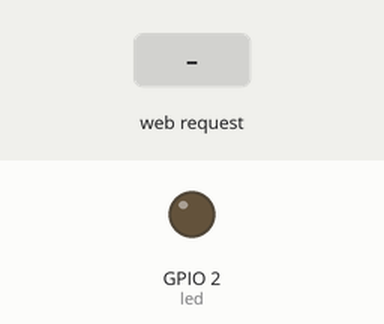
Recording of a program running on a simulated ESP32 board running MicroPython. Shown: output pins drawn as LEDs (lit = HIGH). The test bench sets the inputs (shaded band). WiFi joins after 1.5 s; web requests get an empty 200 reply after 0.4 s; the clock reads 2024-03-15 10:24:30 at power-on unless the program sets it; what the program prints to the serial console is not drawn.

Above: at 3.6 s.
3.7 s: HTTP request GET /on received
At 4.5 s:
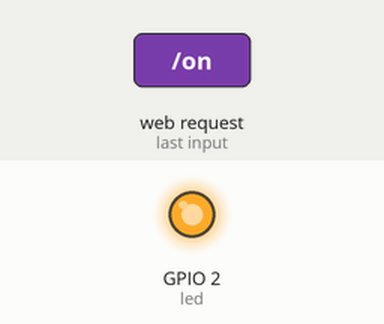
5.2 s: HTTP request GET /off received
At 5.7 s:
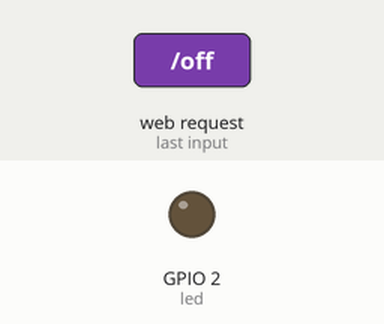
Timing chart, 0 to 8.2 s (numbered marks = the images above; inputs shaded):
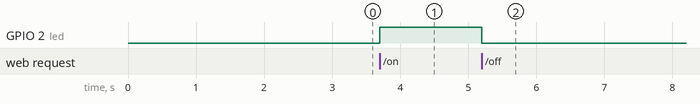

The program:

main.py
```python
import network
import socket
import time
import machine
import os
import json
import gc
import requests

# ===== Wi-Fi 設定：請填入實際熱點資訊 =====
SSID = "labor"
PASSWORD = "98668800"

CURRENT_VERSION = "0.0.5"
VERSION_URL = (
    "https://raw.githubusercontent.com/"
    "abbie210238/ESP32_MicroPython_OTA/"
    "main/version.json"
)
CHECK_INTERVAL = 60

led = machine.Pin(2, machine.Pin.OUT)
led.value(0)


def get_version():
    try:
        with open("version.txt", "r") as f:
            return f.read().strip()
    except Exception:
        return CURRENT_VERSION


def version_tuple(v):
    try:
        parts = tuple(int(x) for x in v.split("."))
        return parts if len(parts) == 3 and min(parts) >= 0 else None
    except Exception:
        return None


def connect_wifi():
    wlan = network.WLAN(network.STA_IF)
    wlan.active(True)

    if not wlan.isconnected():
        wlan.connect(SSID, PASSWORD)
        start = time.time()

        while not wlan.isconnected():
            if time.time() - start > 30:
                print("WiFi connection timeout")
                return wlan
            time.sleep(1)

    if wlan.isconnected():
        print("WiFi connected:", wlan.ifconfig()[0])

    return wlan


def download_text(url):
    response = requests.get(url)
    try:
        if response.status_code != 200:
            raise OSError("HTTP {}".format(response.status_code))
        return response.text
    finally:
        response.close()


def check_update():
    print("Checking GitHub...")
    try:
        data = json.loads(download_text(VERSION_URL))
        remote_version = data.get("version", "")
        firmware_url = data.get("firmware_url", "")

        remote = version_tuple(remote_version)
        current = version_tuple(get_version())

        if remote is None or current is None:
            print("Invalid version")
            return False

        if not firmware_url.startswith("https://"):
            print("Invalid firmware URL")
            return False

        if remote <= current:
            print("Already latest:", get_version())
            return False

        code = download_text(firmware_url)
        if len(code) < 10:
            print("Downloaded file too small")
            return False

        compile(code, "main.py", "exec")

        with open("main.new", "w") as f:
            f.write(code)

        try:
            os.remove("main.bak")
        except OSError:
            pass

        os.rename("main.py", "main.bak")
        try:
            os.rename("main.new", "main.py")
            with open("version.txt", "w") as f:
                f.write(remote_version)
        except Exception:
            try:
                os.rename("main.bak", "main.py")
            except OSError:
                pass
            raise

        print("Update installed:", remote_version)
        time.sleep(2)
        machine.reset()
        return True

    except Exception as e:
        print("Update failed:", e)
        try:
            os.remove("main.new")
        except OSError:
            pass
        return False


def make_page():
    state = "開啟" if led.value() else "關閉"
    color = "#34d399" if led.value() else "#64748b"
    return """<!doctype html>
<html lang="zh-TW">
<meta charset="utf-8">
<meta name="viewport" content="width=device-width, initial-scale=1">
<title>ESP32 LED 控制</title>
<style>
body{font-family:system-ui;background:#0b1020;color:#eef3ff;
text-align:center;padding:24px}
main{max-width:420px;margin:30px auto;background:#131b2e;
padding:24px;border-radius:18px}
button{font-size:18px;padding:14px 22px;margin:8px;
border:0;border-radius:10px}
.on{background:#a7f3d0}.off{background:#fecdd3}
</style>
<main>
<h1>ESP32 Remote Dashboard</h1>
<p>裝置 IP：""" + wlan.ifconfig()[0] + """</p>
<p>GPIO 2 燈光：<strong style="color:""" + color + """">""" + state + """</strong></p>
<form action="/on" method="get"><button class="on">開燈</button></form>
<form action="/off" method="get"><button class="off">關燈</button></form>
<form action="/" method="get"><button>更新狀態</button></form>
</main></html>"""


def handle_client(client):
    try:
        client.settimeout(2)
        request = client.recv(1024).decode()
        first_line = request.split("\r\n")[0]
        path = first_line.split(" ")[1] if len(first_line.split(" ")) > 1 else "/"

        if path.startswith("/on"):
            led.value(1)
        elif path.startswith("/off"):
            led.value(0)

        body = make_page()
        response = (
            "HTTP/1.1 200 OK\r\n"
            "Content-Type: text/html; charset=utf-8\r\n"
            "Connection: close\r\n"
            "Cache-Control: no-store\r\n\r\n" + body
        )
        client.send(response.encode())

    except Exception as e:
        print("HTTP error:", e)
    finally:
        client.close()


wlan = connect_wifi()
if wlan.isconnected():
    check_update()

addr = socket.getaddrinfo("0.0.0.0", 80)[0][-1]
server = socket.socket()
server.setsockopt(socket.SOL_SOCKET, socket.SO_REUSEADDR, 1)
server.bind(addr)
server.listen(2)
server.settimeout(1)

print("Web server ready")
if wlan.isconnected():
    print("Open http://{}".format(wlan.ifconfig()[0]))

last_check = time.time()

while True:
    try:
        if not wlan.isconnected():
            wlan = connect_wifi()

        try:
            client, remote = server.accept()
            handle_client(client)
        except OSError:
            pass

        if time.time() - last_check >= CHECK_INTERVAL:
            last_check = time.time()
            if wlan.isconnected():
                # 暫停監聽，避免 OTA 下載期間持續接收連線
                server.close()
                check_update()
                server = socket.socket()
                server.setsockopt(socket.SOL_SOCKET, socket.SO_REUSEADDR, 1)
                server.bind(addr)
                server.listen(2)
                server.settimeout(1)

        gc.collect()

    except Exception as e:
        print("Main loop error:", e)
        time.sleep(2)
```

Measured:
- after the input at 3.7 s, GPIO 2 (led): LOW → HIGH at once
- after the input at 5.2 s, GPIO 2 (led): HIGH → LOW at once
